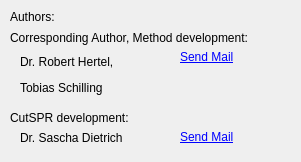
<?xml version="1.0" encoding="UTF-8"?>
<ui version="4.0">
 <class>Authors</class>
 <widget class="QDialog" name="Authors">
  <property name="geometry">
   <rect>
    <x>0</x>
    <y>0</y>
    <width>301</width>
    <height>162</height>
   </rect>
  </property>
  <property name="windowTitle">
   <string>Dialog</string>
  </property>
  <widget class="QLabel" name="label">
   <property name="geometry">
    <rect>
     <x>10</x>
     <y>10</y>
     <width>59</width>
     <height>14</height>
    </rect>
   </property>
   <property name="text">
    <string>Authors:</string>
   </property>
  </widget>
  <widget class="QLabel" name="label_2">
   <property name="geometry">
    <rect>
     <x>10</x>
     <y>30</y>
     <width>281</width>
     <height>16</height>
    </rect>
   </property>
   <property name="text">
    <string>Corresponding Author, Method development:</string>
   </property>
  </widget>
  <widget class="QLabel" name="label_3">
   <property name="geometry">
    <rect>
     <x>20</x>
     <y>50</y>
     <width>221</width>
     <height>51</height>
    </rect>
   </property>
   <property name="text">
    <string>&lt;html&gt;&lt;head/&gt;&lt;body&gt;&lt;p&gt;Dr. Robert Hertel, &lt;/p&gt;&lt;p&gt;Tobias Schilling&lt;/p&gt;&lt;/body&gt;&lt;/html&gt;</string>
   </property>
  </widget>
  <widget class="QLabel" name="label_4">
   <property name="geometry">
    <rect>
     <x>180</x>
     <y>50</y>
     <width>59</width>
     <height>14</height>
    </rect>
   </property>
   <property name="text">
    <string>&lt;a href=&quot;mailto:rhertel@gwdg.de?Subject=CutSPR%20Question&quot;&gt;Send Mail&lt;/a&gt;</string>
   </property>
   <property name="openExternalLinks">
    <bool>true</bool>
   </property>
  </widget>
  <widget class="QLabel" name="label_8">
   <property name="geometry">
    <rect>
     <x>10</x>
     <y>110</y>
     <width>281</width>
     <height>16</height>
    </rect>
   </property>
   <property name="text">
    <string>CutSPR development:</string>
   </property>
  </widget>
  <widget class="QLabel" name="label_9">
   <property name="geometry">
    <rect>
     <x>20</x>
     <y>130</y>
     <width>131</width>
     <height>16</height>
    </rect>
   </property>
   <property name="text">
    <string>&lt;html&gt;&lt;head/&gt;&lt;body&gt;&lt;p&gt;Dr. Sascha Dietrich&lt;/p&gt;&lt;/body&gt;&lt;/html&gt;</string>
   </property>
  </widget>
  <widget class="QLabel" name="label_10">
   <property name="geometry">
    <rect>
     <x>180</x>
     <y>130</y>
     <width>59</width>
     <height>14</height>
    </rect>
   </property>
   <property name="text">
    <string>&lt;a href=&quot;mailto:sdietri@gwdg.de?Subject=CutSPR%20Question&quot;&gt;Send Mail&lt;/a&gt;</string>
   </property>
   <property name="openExternalLinks">
    <bool>true</bool>
   </property>
  </widget>
 </widget>
 <resources/>
 <connections/>
</ui>
